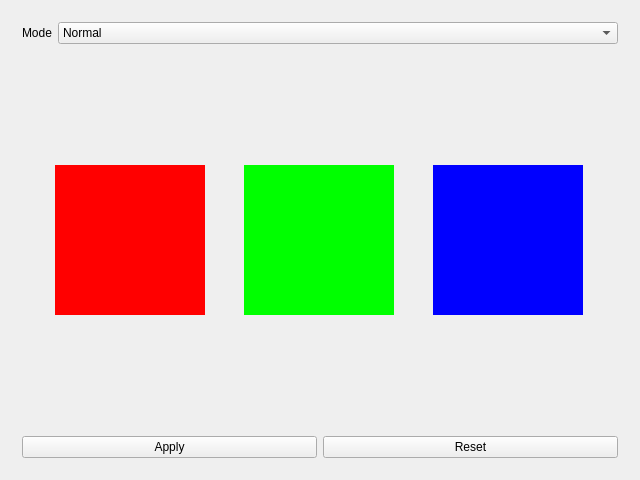
<?xml version="1.0" encoding="UTF-8"?>
<ui version="4.0">
 <class>MainWindow</class>
 <widget class="QMainWindow" name="MainWindow">
  <property name="geometry">
   <rect>
    <x>0</x>
    <y>0</y>
    <width>640</width>
    <height>480</height>
   </rect>
  </property>
  <property name="minimumSize">
   <size>
    <width>640</width>
    <height>480</height>
   </size>
  </property>
  <property name="maximumSize">
   <size>
    <width>640</width>
    <height>480</height>
   </size>
  </property>
  <property name="windowTitle">
   <string>MSI Keyboard</string>
  </property>
  <widget class="QWidget" name="centralWidget">
   <layout class="QVBoxLayout" name="verticalLayout">
    <item>
     <widget class="QWidget" name="modesWidget" native="true">
      <property name="sizePolicy">
       <sizepolicy hsizetype="Minimum" vsizetype="Maximum">
        <horstretch>0</horstretch>
        <verstretch>0</verstretch>
       </sizepolicy>
      </property>
      <layout class="QHBoxLayout" name="horizontalLayout">
       <item>
        <widget class="QLabel" name="lblModes">
         <property name="sizePolicy">
          <sizepolicy hsizetype="Maximum" vsizetype="Minimum">
           <horstretch>0</horstretch>
           <verstretch>0</verstretch>
          </sizepolicy>
         </property>
         <property name="text">
          <string>Mode</string>
         </property>
        </widget>
       </item>
       <item>
        <widget class="QComboBox" name="cbModes">
         <property name="currentIndex">
          <number>0</number>
         </property>
         <item>
          <property name="text">
           <string>Normal</string>
          </property>
         </item>
         <item>
          <property name="text">
           <string>Gaming</string>
          </property>
         </item>
         <item>
          <property name="text">
           <string>Breathing</string>
          </property>
         </item>
         <item>
          <property name="text">
           <string>Wave</string>
          </property>
         </item>
        </widget>
       </item>
      </layout>
     </widget>
    </item>
    <item>
     <widget class="QWidget" name="selectorsWidget" native="true">
      <layout class="QHBoxLayout" name="selectorsLayout">
       <item>
        <widget class="QPushButton" name="btnRegion1">
         <property name="sizePolicy">
          <sizepolicy hsizetype="Minimum" vsizetype="Minimum">
           <horstretch>0</horstretch>
           <verstretch>0</verstretch>
          </sizepolicy>
         </property>
         <property name="minimumSize">
          <size>
           <width>150</width>
           <height>150</height>
          </size>
         </property>
         <property name="maximumSize">
          <size>
           <width>150</width>
           <height>150</height>
          </size>
         </property>
         <property name="palette">
          <palette>
           <active>
            <colorrole role="WindowText">
             <brush brushstyle="SolidPattern">
              <color alpha="255">
               <red>0</red>
               <green>0</green>
               <blue>0</blue>
              </color>
             </brush>
            </colorrole>
            <colorrole role="Button">
             <brush brushstyle="SolidPattern">
              <color alpha="255">
               <red>255</red>
               <green>0</green>
               <blue>0</blue>
              </color>
             </brush>
            </colorrole>
            <colorrole role="Light">
             <brush brushstyle="SolidPattern">
              <color alpha="255">
               <red>255</red>
               <green>127</green>
               <blue>127</blue>
              </color>
             </brush>
            </colorrole>
            <colorrole role="Midlight">
             <brush brushstyle="SolidPattern">
              <color alpha="255">
               <red>255</red>
               <green>63</green>
               <blue>63</blue>
              </color>
             </brush>
            </colorrole>
            <colorrole role="Dark">
             <brush brushstyle="SolidPattern">
              <color alpha="255">
               <red>127</red>
               <green>0</green>
               <blue>0</blue>
              </color>
             </brush>
            </colorrole>
            <colorrole role="Mid">
             <brush brushstyle="SolidPattern">
              <color alpha="255">
               <red>170</red>
               <green>0</green>
               <blue>0</blue>
              </color>
             </brush>
            </colorrole>
            <colorrole role="Text">
             <brush brushstyle="SolidPattern">
              <color alpha="255">
               <red>0</red>
               <green>0</green>
               <blue>0</blue>
              </color>
             </brush>
            </colorrole>
            <colorrole role="BrightText">
             <brush brushstyle="SolidPattern">
              <color alpha="255">
               <red>255</red>
               <green>255</green>
               <blue>255</blue>
              </color>
             </brush>
            </colorrole>
            <colorrole role="ButtonText">
             <brush brushstyle="SolidPattern">
              <color alpha="255">
               <red>0</red>
               <green>0</green>
               <blue>0</blue>
              </color>
             </brush>
            </colorrole>
            <colorrole role="Base">
             <brush brushstyle="SolidPattern">
              <color alpha="255">
               <red>255</red>
               <green>255</green>
               <blue>255</blue>
              </color>
             </brush>
            </colorrole>
            <colorrole role="Window">
             <brush brushstyle="SolidPattern">
              <color alpha="255">
               <red>255</red>
               <green>0</green>
               <blue>0</blue>
              </color>
             </brush>
            </colorrole>
            <colorrole role="Shadow">
             <brush brushstyle="SolidPattern">
              <color alpha="255">
               <red>0</red>
               <green>0</green>
               <blue>0</blue>
              </color>
             </brush>
            </colorrole>
            <colorrole role="AlternateBase">
             <brush brushstyle="SolidPattern">
              <color alpha="255">
               <red>255</red>
               <green>127</green>
               <blue>127</blue>
              </color>
             </brush>
            </colorrole>
            <colorrole role="ToolTipBase">
             <brush brushstyle="SolidPattern">
              <color alpha="255">
               <red>255</red>
               <green>255</green>
               <blue>220</blue>
              </color>
             </brush>
            </colorrole>
            <colorrole role="ToolTipText">
             <brush brushstyle="SolidPattern">
              <color alpha="255">
               <red>0</red>
               <green>0</green>
               <blue>0</blue>
              </color>
             </brush>
            </colorrole>
           </active>
           <inactive>
            <colorrole role="WindowText">
             <brush brushstyle="SolidPattern">
              <color alpha="255">
               <red>0</red>
               <green>0</green>
               <blue>0</blue>
              </color>
             </brush>
            </colorrole>
            <colorrole role="Button">
             <brush brushstyle="SolidPattern">
              <color alpha="255">
               <red>255</red>
               <green>0</green>
               <blue>0</blue>
              </color>
             </brush>
            </colorrole>
            <colorrole role="Light">
             <brush brushstyle="SolidPattern">
              <color alpha="255">
               <red>255</red>
               <green>127</green>
               <blue>127</blue>
              </color>
             </brush>
            </colorrole>
            <colorrole role="Midlight">
             <brush brushstyle="SolidPattern">
              <color alpha="255">
               <red>255</red>
               <green>63</green>
               <blue>63</blue>
              </color>
             </brush>
            </colorrole>
            <colorrole role="Dark">
             <brush brushstyle="SolidPattern">
              <color alpha="255">
               <red>127</red>
               <green>0</green>
               <blue>0</blue>
              </color>
             </brush>
            </colorrole>
            <colorrole role="Mid">
             <brush brushstyle="SolidPattern">
              <color alpha="255">
               <red>170</red>
               <green>0</green>
               <blue>0</blue>
              </color>
             </brush>
            </colorrole>
            <colorrole role="Text">
             <brush brushstyle="SolidPattern">
              <color alpha="255">
               <red>0</red>
               <green>0</green>
               <blue>0</blue>
              </color>
             </brush>
            </colorrole>
            <colorrole role="BrightText">
             <brush brushstyle="SolidPattern">
              <color alpha="255">
               <red>255</red>
               <green>255</green>
               <blue>255</blue>
              </color>
             </brush>
            </colorrole>
            <colorrole role="ButtonText">
             <brush brushstyle="SolidPattern">
              <color alpha="255">
               <red>0</red>
               <green>0</green>
               <blue>0</blue>
              </color>
             </brush>
            </colorrole>
            <colorrole role="Base">
             <brush brushstyle="SolidPattern">
              <color alpha="255">
               <red>255</red>
               <green>255</green>
               <blue>255</blue>
              </color>
             </brush>
            </colorrole>
            <colorrole role="Window">
             <brush brushstyle="SolidPattern">
              <color alpha="255">
               <red>255</red>
               <green>0</green>
               <blue>0</blue>
              </color>
             </brush>
            </colorrole>
            <colorrole role="Shadow">
             <brush brushstyle="SolidPattern">
              <color alpha="255">
               <red>0</red>
               <green>0</green>
               <blue>0</blue>
              </color>
             </brush>
            </colorrole>
            <colorrole role="AlternateBase">
             <brush brushstyle="SolidPattern">
              <color alpha="255">
               <red>255</red>
               <green>127</green>
               <blue>127</blue>
              </color>
             </brush>
            </colorrole>
            <colorrole role="ToolTipBase">
             <brush brushstyle="SolidPattern">
              <color alpha="255">
               <red>255</red>
               <green>255</green>
               <blue>220</blue>
              </color>
             </brush>
            </colorrole>
            <colorrole role="ToolTipText">
             <brush brushstyle="SolidPattern">
              <color alpha="255">
               <red>0</red>
               <green>0</green>
               <blue>0</blue>
              </color>
             </brush>
            </colorrole>
           </inactive>
           <disabled>
            <colorrole role="WindowText">
             <brush brushstyle="SolidPattern">
              <color alpha="255">
               <red>127</red>
               <green>0</green>
               <blue>0</blue>
              </color>
             </brush>
            </colorrole>
            <colorrole role="Button">
             <brush brushstyle="SolidPattern">
              <color alpha="255">
               <red>255</red>
               <green>0</green>
               <blue>0</blue>
              </color>
             </brush>
            </colorrole>
            <colorrole role="Light">
             <brush brushstyle="SolidPattern">
              <color alpha="255">
               <red>255</red>
               <green>127</green>
               <blue>127</blue>
              </color>
             </brush>
            </colorrole>
            <colorrole role="Midlight">
             <brush brushstyle="SolidPattern">
              <color alpha="255">
               <red>255</red>
               <green>63</green>
               <blue>63</blue>
              </color>
             </brush>
            </colorrole>
            <colorrole role="Dark">
             <brush brushstyle="SolidPattern">
              <color alpha="255">
               <red>127</red>
               <green>0</green>
               <blue>0</blue>
              </color>
             </brush>
            </colorrole>
            <colorrole role="Mid">
             <brush brushstyle="SolidPattern">
              <color alpha="255">
               <red>170</red>
               <green>0</green>
               <blue>0</blue>
              </color>
             </brush>
            </colorrole>
            <colorrole role="Text">
             <brush brushstyle="SolidPattern">
              <color alpha="255">
               <red>127</red>
               <green>0</green>
               <blue>0</blue>
              </color>
             </brush>
            </colorrole>
            <colorrole role="BrightText">
             <brush brushstyle="SolidPattern">
              <color alpha="255">
               <red>255</red>
               <green>255</green>
               <blue>255</blue>
              </color>
             </brush>
            </colorrole>
            <colorrole role="ButtonText">
             <brush brushstyle="SolidPattern">
              <color alpha="255">
               <red>127</red>
               <green>0</green>
               <blue>0</blue>
              </color>
             </brush>
            </colorrole>
            <colorrole role="Base">
             <brush brushstyle="SolidPattern">
              <color alpha="255">
               <red>255</red>
               <green>0</green>
               <blue>0</blue>
              </color>
             </brush>
            </colorrole>
            <colorrole role="Window">
             <brush brushstyle="SolidPattern">
              <color alpha="255">
               <red>255</red>
               <green>0</green>
               <blue>0</blue>
              </color>
             </brush>
            </colorrole>
            <colorrole role="Shadow">
             <brush brushstyle="SolidPattern">
              <color alpha="255">
               <red>0</red>
               <green>0</green>
               <blue>0</blue>
              </color>
             </brush>
            </colorrole>
            <colorrole role="AlternateBase">
             <brush brushstyle="SolidPattern">
              <color alpha="255">
               <red>255</red>
               <green>0</green>
               <blue>0</blue>
              </color>
             </brush>
            </colorrole>
            <colorrole role="ToolTipBase">
             <brush brushstyle="SolidPattern">
              <color alpha="255">
               <red>255</red>
               <green>255</green>
               <blue>220</blue>
              </color>
             </brush>
            </colorrole>
            <colorrole role="ToolTipText">
             <brush brushstyle="SolidPattern">
              <color alpha="255">
               <red>0</red>
               <green>0</green>
               <blue>0</blue>
              </color>
             </brush>
            </colorrole>
           </disabled>
          </palette>
         </property>
         <property name="autoFillBackground">
          <bool>true</bool>
         </property>
         <property name="text">
          <string/>
         </property>
         <property name="flat">
          <bool>true</bool>
         </property>
        </widget>
       </item>
       <item>
        <widget class="QPushButton" name="btnRegion2">
         <property name="sizePolicy">
          <sizepolicy hsizetype="Minimum" vsizetype="Minimum">
           <horstretch>0</horstretch>
           <verstretch>0</verstretch>
          </sizepolicy>
         </property>
         <property name="minimumSize">
          <size>
           <width>150</width>
           <height>150</height>
          </size>
         </property>
         <property name="maximumSize">
          <size>
           <width>150</width>
           <height>150</height>
          </size>
         </property>
         <property name="palette">
          <palette>
           <active>
            <colorrole role="WindowText">
             <brush brushstyle="SolidPattern">
              <color alpha="255">
               <red>0</red>
               <green>0</green>
               <blue>0</blue>
              </color>
             </brush>
            </colorrole>
            <colorrole role="Button">
             <brush brushstyle="SolidPattern">
              <color alpha="255">
               <red>0</red>
               <green>255</green>
               <blue>0</blue>
              </color>
             </brush>
            </colorrole>
            <colorrole role="Light">
             <brush brushstyle="SolidPattern">
              <color alpha="255">
               <red>127</red>
               <green>255</green>
               <blue>127</blue>
              </color>
             </brush>
            </colorrole>
            <colorrole role="Midlight">
             <brush brushstyle="SolidPattern">
              <color alpha="255">
               <red>63</red>
               <green>255</green>
               <blue>63</blue>
              </color>
             </brush>
            </colorrole>
            <colorrole role="Dark">
             <brush brushstyle="SolidPattern">
              <color alpha="255">
               <red>0</red>
               <green>127</green>
               <blue>0</blue>
              </color>
             </brush>
            </colorrole>
            <colorrole role="Mid">
             <brush brushstyle="SolidPattern">
              <color alpha="255">
               <red>0</red>
               <green>170</green>
               <blue>0</blue>
              </color>
             </brush>
            </colorrole>
            <colorrole role="Text">
             <brush brushstyle="SolidPattern">
              <color alpha="255">
               <red>0</red>
               <green>0</green>
               <blue>0</blue>
              </color>
             </brush>
            </colorrole>
            <colorrole role="BrightText">
             <brush brushstyle="SolidPattern">
              <color alpha="255">
               <red>255</red>
               <green>255</green>
               <blue>255</blue>
              </color>
             </brush>
            </colorrole>
            <colorrole role="ButtonText">
             <brush brushstyle="SolidPattern">
              <color alpha="255">
               <red>0</red>
               <green>0</green>
               <blue>0</blue>
              </color>
             </brush>
            </colorrole>
            <colorrole role="Base">
             <brush brushstyle="SolidPattern">
              <color alpha="255">
               <red>255</red>
               <green>255</green>
               <blue>255</blue>
              </color>
             </brush>
            </colorrole>
            <colorrole role="Window">
             <brush brushstyle="SolidPattern">
              <color alpha="255">
               <red>0</red>
               <green>255</green>
               <blue>0</blue>
              </color>
             </brush>
            </colorrole>
            <colorrole role="Shadow">
             <brush brushstyle="SolidPattern">
              <color alpha="255">
               <red>0</red>
               <green>0</green>
               <blue>0</blue>
              </color>
             </brush>
            </colorrole>
            <colorrole role="AlternateBase">
             <brush brushstyle="SolidPattern">
              <color alpha="255">
               <red>127</red>
               <green>255</green>
               <blue>127</blue>
              </color>
             </brush>
            </colorrole>
            <colorrole role="ToolTipBase">
             <brush brushstyle="SolidPattern">
              <color alpha="255">
               <red>255</red>
               <green>255</green>
               <blue>220</blue>
              </color>
             </brush>
            </colorrole>
            <colorrole role="ToolTipText">
             <brush brushstyle="SolidPattern">
              <color alpha="255">
               <red>0</red>
               <green>0</green>
               <blue>0</blue>
              </color>
             </brush>
            </colorrole>
           </active>
           <inactive>
            <colorrole role="WindowText">
             <brush brushstyle="SolidPattern">
              <color alpha="255">
               <red>0</red>
               <green>0</green>
               <blue>0</blue>
              </color>
             </brush>
            </colorrole>
            <colorrole role="Button">
             <brush brushstyle="SolidPattern">
              <color alpha="255">
               <red>0</red>
               <green>255</green>
               <blue>0</blue>
              </color>
             </brush>
            </colorrole>
            <colorrole role="Light">
             <brush brushstyle="SolidPattern">
              <color alpha="255">
               <red>127</red>
               <green>255</green>
               <blue>127</blue>
              </color>
             </brush>
            </colorrole>
            <colorrole role="Midlight">
             <brush brushstyle="SolidPattern">
              <color alpha="255">
               <red>63</red>
               <green>255</green>
               <blue>63</blue>
              </color>
             </brush>
            </colorrole>
            <colorrole role="Dark">
             <brush brushstyle="SolidPattern">
              <color alpha="255">
               <red>0</red>
               <green>127</green>
               <blue>0</blue>
              </color>
             </brush>
            </colorrole>
            <colorrole role="Mid">
             <brush brushstyle="SolidPattern">
              <color alpha="255">
               <red>0</red>
               <green>170</green>
               <blue>0</blue>
              </color>
             </brush>
            </colorrole>
            <colorrole role="Text">
             <brush brushstyle="SolidPattern">
              <color alpha="255">
               <red>0</red>
               <green>0</green>
               <blue>0</blue>
              </color>
             </brush>
            </colorrole>
            <colorrole role="BrightText">
             <brush brushstyle="SolidPattern">
              <color alpha="255">
               <red>255</red>
               <green>255</green>
               <blue>255</blue>
              </color>
             </brush>
            </colorrole>
            <colorrole role="ButtonText">
             <brush brushstyle="SolidPattern">
              <color alpha="255">
               <red>0</red>
               <green>0</green>
               <blue>0</blue>
              </color>
             </brush>
            </colorrole>
            <colorrole role="Base">
             <brush brushstyle="SolidPattern">
              <color alpha="255">
               <red>255</red>
               <green>255</green>
               <blue>255</blue>
              </color>
             </brush>
            </colorrole>
            <colorrole role="Window">
             <brush brushstyle="SolidPattern">
              <color alpha="255">
               <red>0</red>
               <green>255</green>
               <blue>0</blue>
              </color>
             </brush>
            </colorrole>
            <colorrole role="Shadow">
             <brush brushstyle="SolidPattern">
              <color alpha="255">
               <red>0</red>
               <green>0</green>
               <blue>0</blue>
              </color>
             </brush>
            </colorrole>
            <colorrole role="AlternateBase">
             <brush brushstyle="SolidPattern">
              <color alpha="255">
               <red>127</red>
               <green>255</green>
               <blue>127</blue>
              </color>
             </brush>
            </colorrole>
            <colorrole role="ToolTipBase">
             <brush brushstyle="SolidPattern">
              <color alpha="255">
               <red>255</red>
               <green>255</green>
               <blue>220</blue>
              </color>
             </brush>
            </colorrole>
            <colorrole role="ToolTipText">
             <brush brushstyle="SolidPattern">
              <color alpha="255">
               <red>0</red>
               <green>0</green>
               <blue>0</blue>
              </color>
             </brush>
            </colorrole>
           </inactive>
           <disabled>
            <colorrole role="WindowText">
             <brush brushstyle="SolidPattern">
              <color alpha="255">
               <red>0</red>
               <green>127</green>
               <blue>0</blue>
              </color>
             </brush>
            </colorrole>
            <colorrole role="Button">
             <brush brushstyle="SolidPattern">
              <color alpha="255">
               <red>0</red>
               <green>255</green>
               <blue>0</blue>
              </color>
             </brush>
            </colorrole>
            <colorrole role="Light">
             <brush brushstyle="SolidPattern">
              <color alpha="255">
               <red>127</red>
               <green>255</green>
               <blue>127</blue>
              </color>
             </brush>
            </colorrole>
            <colorrole role="Midlight">
             <brush brushstyle="SolidPattern">
              <color alpha="255">
               <red>63</red>
               <green>255</green>
               <blue>63</blue>
              </color>
             </brush>
            </colorrole>
            <colorrole role="Dark">
             <brush brushstyle="SolidPattern">
              <color alpha="255">
               <red>0</red>
               <green>127</green>
               <blue>0</blue>
              </color>
             </brush>
            </colorrole>
            <colorrole role="Mid">
             <brush brushstyle="SolidPattern">
              <color alpha="255">
               <red>0</red>
               <green>170</green>
               <blue>0</blue>
              </color>
             </brush>
            </colorrole>
            <colorrole role="Text">
             <brush brushstyle="SolidPattern">
              <color alpha="255">
               <red>0</red>
               <green>127</green>
               <blue>0</blue>
              </color>
             </brush>
            </colorrole>
            <colorrole role="BrightText">
             <brush brushstyle="SolidPattern">
              <color alpha="255">
               <red>255</red>
               <green>255</green>
               <blue>255</blue>
              </color>
             </brush>
            </colorrole>
            <colorrole role="ButtonText">
             <brush brushstyle="SolidPattern">
              <color alpha="255">
               <red>0</red>
               <green>127</green>
               <blue>0</blue>
              </color>
             </brush>
            </colorrole>
            <colorrole role="Base">
             <brush brushstyle="SolidPattern">
              <color alpha="255">
               <red>0</red>
               <green>255</green>
               <blue>0</blue>
              </color>
             </brush>
            </colorrole>
            <colorrole role="Window">
             <brush brushstyle="SolidPattern">
              <color alpha="255">
               <red>0</red>
               <green>255</green>
               <blue>0</blue>
              </color>
             </brush>
            </colorrole>
            <colorrole role="Shadow">
             <brush brushstyle="SolidPattern">
              <color alpha="255">
               <red>0</red>
               <green>0</green>
               <blue>0</blue>
              </color>
             </brush>
            </colorrole>
            <colorrole role="AlternateBase">
             <brush brushstyle="SolidPattern">
              <color alpha="255">
               <red>0</red>
               <green>255</green>
               <blue>0</blue>
              </color>
             </brush>
            </colorrole>
            <colorrole role="ToolTipBase">
             <brush brushstyle="SolidPattern">
              <color alpha="255">
               <red>255</red>
               <green>255</green>
               <blue>220</blue>
              </color>
             </brush>
            </colorrole>
            <colorrole role="ToolTipText">
             <brush brushstyle="SolidPattern">
              <color alpha="255">
               <red>0</red>
               <green>0</green>
               <blue>0</blue>
              </color>
             </brush>
            </colorrole>
           </disabled>
          </palette>
         </property>
         <property name="autoFillBackground">
          <bool>true</bool>
         </property>
         <property name="text">
          <string/>
         </property>
         <property name="flat">
          <bool>true</bool>
         </property>
        </widget>
       </item>
       <item>
        <widget class="QPushButton" name="btnRegion3">
         <property name="sizePolicy">
          <sizepolicy hsizetype="Minimum" vsizetype="Minimum">
           <horstretch>0</horstretch>
           <verstretch>0</verstretch>
          </sizepolicy>
         </property>
         <property name="minimumSize">
          <size>
           <width>150</width>
           <height>150</height>
          </size>
         </property>
         <property name="maximumSize">
          <size>
           <width>150</width>
           <height>150</height>
          </size>
         </property>
         <property name="palette">
          <palette>
           <active>
            <colorrole role="WindowText">
             <brush brushstyle="SolidPattern">
              <color alpha="255">
               <red>0</red>
               <green>0</green>
               <blue>0</blue>
              </color>
             </brush>
            </colorrole>
            <colorrole role="Button">
             <brush brushstyle="SolidPattern">
              <color alpha="255">
               <red>0</red>
               <green>0</green>
               <blue>255</blue>
              </color>
             </brush>
            </colorrole>
            <colorrole role="Light">
             <brush brushstyle="SolidPattern">
              <color alpha="255">
               <red>127</red>
               <green>127</green>
               <blue>255</blue>
              </color>
             </brush>
            </colorrole>
            <colorrole role="Midlight">
             <brush brushstyle="SolidPattern">
              <color alpha="255">
               <red>63</red>
               <green>63</green>
               <blue>255</blue>
              </color>
             </brush>
            </colorrole>
            <colorrole role="Dark">
             <brush brushstyle="SolidPattern">
              <color alpha="255">
               <red>0</red>
               <green>0</green>
               <blue>127</blue>
              </color>
             </brush>
            </colorrole>
            <colorrole role="Mid">
             <brush brushstyle="SolidPattern">
              <color alpha="255">
               <red>0</red>
               <green>0</green>
               <blue>170</blue>
              </color>
             </brush>
            </colorrole>
            <colorrole role="Text">
             <brush brushstyle="SolidPattern">
              <color alpha="255">
               <red>0</red>
               <green>0</green>
               <blue>0</blue>
              </color>
             </brush>
            </colorrole>
            <colorrole role="BrightText">
             <brush brushstyle="SolidPattern">
              <color alpha="255">
               <red>255</red>
               <green>255</green>
               <blue>255</blue>
              </color>
             </brush>
            </colorrole>
            <colorrole role="ButtonText">
             <brush brushstyle="SolidPattern">
              <color alpha="255">
               <red>0</red>
               <green>0</green>
               <blue>0</blue>
              </color>
             </brush>
            </colorrole>
            <colorrole role="Base">
             <brush brushstyle="SolidPattern">
              <color alpha="255">
               <red>255</red>
               <green>255</green>
               <blue>255</blue>
              </color>
             </brush>
            </colorrole>
            <colorrole role="Window">
             <brush brushstyle="SolidPattern">
              <color alpha="255">
               <red>0</red>
               <green>0</green>
               <blue>255</blue>
              </color>
             </brush>
            </colorrole>
            <colorrole role="Shadow">
             <brush brushstyle="SolidPattern">
              <color alpha="255">
               <red>0</red>
               <green>0</green>
               <blue>0</blue>
              </color>
             </brush>
            </colorrole>
            <colorrole role="AlternateBase">
             <brush brushstyle="SolidPattern">
              <color alpha="255">
               <red>127</red>
               <green>127</green>
               <blue>255</blue>
              </color>
             </brush>
            </colorrole>
            <colorrole role="ToolTipBase">
             <brush brushstyle="SolidPattern">
              <color alpha="255">
               <red>255</red>
               <green>255</green>
               <blue>220</blue>
              </color>
             </brush>
            </colorrole>
            <colorrole role="ToolTipText">
             <brush brushstyle="SolidPattern">
              <color alpha="255">
               <red>0</red>
               <green>0</green>
               <blue>0</blue>
              </color>
             </brush>
            </colorrole>
           </active>
           <inactive>
            <colorrole role="WindowText">
             <brush brushstyle="SolidPattern">
              <color alpha="255">
               <red>0</red>
               <green>0</green>
               <blue>0</blue>
              </color>
             </brush>
            </colorrole>
            <colorrole role="Button">
             <brush brushstyle="SolidPattern">
              <color alpha="255">
               <red>0</red>
               <green>0</green>
               <blue>255</blue>
              </color>
             </brush>
            </colorrole>
            <colorrole role="Light">
             <brush brushstyle="SolidPattern">
              <color alpha="255">
               <red>127</red>
               <green>127</green>
               <blue>255</blue>
              </color>
             </brush>
            </colorrole>
            <colorrole role="Midlight">
             <brush brushstyle="SolidPattern">
              <color alpha="255">
               <red>63</red>
               <green>63</green>
               <blue>255</blue>
              </color>
             </brush>
            </colorrole>
            <colorrole role="Dark">
             <brush brushstyle="SolidPattern">
              <color alpha="255">
               <red>0</red>
               <green>0</green>
               <blue>127</blue>
              </color>
             </brush>
            </colorrole>
            <colorrole role="Mid">
             <brush brushstyle="SolidPattern">
              <color alpha="255">
               <red>0</red>
               <green>0</green>
               <blue>170</blue>
              </color>
             </brush>
            </colorrole>
            <colorrole role="Text">
             <brush brushstyle="SolidPattern">
              <color alpha="255">
               <red>0</red>
               <green>0</green>
               <blue>0</blue>
              </color>
             </brush>
            </colorrole>
            <colorrole role="BrightText">
             <brush brushstyle="SolidPattern">
              <color alpha="255">
               <red>255</red>
               <green>255</green>
               <blue>255</blue>
              </color>
             </brush>
            </colorrole>
            <colorrole role="ButtonText">
             <brush brushstyle="SolidPattern">
              <color alpha="255">
               <red>0</red>
               <green>0</green>
               <blue>0</blue>
              </color>
             </brush>
            </colorrole>
            <colorrole role="Base">
             <brush brushstyle="SolidPattern">
              <color alpha="255">
               <red>255</red>
               <green>255</green>
               <blue>255</blue>
              </color>
             </brush>
            </colorrole>
            <colorrole role="Window">
             <brush brushstyle="SolidPattern">
              <color alpha="255">
               <red>0</red>
               <green>0</green>
               <blue>255</blue>
              </color>
             </brush>
            </colorrole>
            <colorrole role="Shadow">
             <brush brushstyle="SolidPattern">
              <color alpha="255">
               <red>0</red>
               <green>0</green>
               <blue>0</blue>
              </color>
             </brush>
            </colorrole>
            <colorrole role="AlternateBase">
             <brush brushstyle="SolidPattern">
              <color alpha="255">
               <red>127</red>
               <green>127</green>
               <blue>255</blue>
              </color>
             </brush>
            </colorrole>
            <colorrole role="ToolTipBase">
             <brush brushstyle="SolidPattern">
              <color alpha="255">
               <red>255</red>
               <green>255</green>
               <blue>220</blue>
              </color>
             </brush>
            </colorrole>
            <colorrole role="ToolTipText">
             <brush brushstyle="SolidPattern">
              <color alpha="255">
               <red>0</red>
               <green>0</green>
               <blue>0</blue>
              </color>
             </brush>
            </colorrole>
           </inactive>
           <disabled>
            <colorrole role="WindowText">
             <brush brushstyle="SolidPattern">
              <color alpha="255">
               <red>0</red>
               <green>0</green>
               <blue>127</blue>
              </color>
             </brush>
            </colorrole>
            <colorrole role="Button">
             <brush brushstyle="SolidPattern">
              <color alpha="255">
               <red>0</red>
               <green>0</green>
               <blue>255</blue>
              </color>
             </brush>
            </colorrole>
            <colorrole role="Light">
             <brush brushstyle="SolidPattern">
              <color alpha="255">
               <red>127</red>
               <green>127</green>
               <blue>255</blue>
              </color>
             </brush>
            </colorrole>
            <colorrole role="Midlight">
             <brush brushstyle="SolidPattern">
              <color alpha="255">
               <red>63</red>
               <green>63</green>
               <blue>255</blue>
              </color>
             </brush>
            </colorrole>
            <colorrole role="Dark">
             <brush brushstyle="SolidPattern">
              <color alpha="255">
               <red>0</red>
               <green>0</green>
               <blue>127</blue>
              </color>
             </brush>
            </colorrole>
            <colorrole role="Mid">
             <brush brushstyle="SolidPattern">
              <color alpha="255">
               <red>0</red>
               <green>0</green>
               <blue>170</blue>
              </color>
             </brush>
            </colorrole>
            <colorrole role="Text">
             <brush brushstyle="SolidPattern">
              <color alpha="255">
               <red>0</red>
               <green>0</green>
               <blue>127</blue>
              </color>
             </brush>
            </colorrole>
            <colorrole role="BrightText">
             <brush brushstyle="SolidPattern">
              <color alpha="255">
               <red>255</red>
               <green>255</green>
               <blue>255</blue>
              </color>
             </brush>
            </colorrole>
            <colorrole role="ButtonText">
             <brush brushstyle="SolidPattern">
              <color alpha="255">
               <red>0</red>
               <green>0</green>
               <blue>127</blue>
              </color>
             </brush>
            </colorrole>
            <colorrole role="Base">
             <brush brushstyle="SolidPattern">
              <color alpha="255">
               <red>0</red>
               <green>0</green>
               <blue>255</blue>
              </color>
             </brush>
            </colorrole>
            <colorrole role="Window">
             <brush brushstyle="SolidPattern">
              <color alpha="255">
               <red>0</red>
               <green>0</green>
               <blue>255</blue>
              </color>
             </brush>
            </colorrole>
            <colorrole role="Shadow">
             <brush brushstyle="SolidPattern">
              <color alpha="255">
               <red>0</red>
               <green>0</green>
               <blue>0</blue>
              </color>
             </brush>
            </colorrole>
            <colorrole role="AlternateBase">
             <brush brushstyle="SolidPattern">
              <color alpha="255">
               <red>0</red>
               <green>0</green>
               <blue>255</blue>
              </color>
             </brush>
            </colorrole>
            <colorrole role="ToolTipBase">
             <brush brushstyle="SolidPattern">
              <color alpha="255">
               <red>255</red>
               <green>255</green>
               <blue>220</blue>
              </color>
             </brush>
            </colorrole>
            <colorrole role="ToolTipText">
             <brush brushstyle="SolidPattern">
              <color alpha="255">
               <red>0</red>
               <green>0</green>
               <blue>0</blue>
              </color>
             </brush>
            </colorrole>
           </disabled>
          </palette>
         </property>
         <property name="autoFillBackground">
          <bool>true</bool>
         </property>
         <property name="text">
          <string/>
         </property>
         <property name="flat">
          <bool>true</bool>
         </property>
        </widget>
       </item>
      </layout>
     </widget>
    </item>
    <item>
     <widget class="QWidget" name="confirmWidget" native="true">
      <property name="sizePolicy">
       <sizepolicy hsizetype="Minimum" vsizetype="Maximum">
        <horstretch>0</horstretch>
        <verstretch>0</verstretch>
       </sizepolicy>
      </property>
      <layout class="QHBoxLayout" name="confirmLayout">
       <property name="sizeConstraint">
        <enum>QLayout::SetDefaultConstraint</enum>
       </property>
       <item>
        <widget class="QPushButton" name="btnConfirm">
         <property name="text">
          <string>Apply</string>
         </property>
        </widget>
       </item>
       <item>
        <widget class="QPushButton" name="btnReset">
         <property name="text">
          <string>Reset</string>
         </property>
        </widget>
       </item>
      </layout>
     </widget>
    </item>
   </layout>
  </widget>
 </widget>
 <layoutdefault spacing="6" margin="11"/>
 <resources/>
 <connections/>
</ui>
